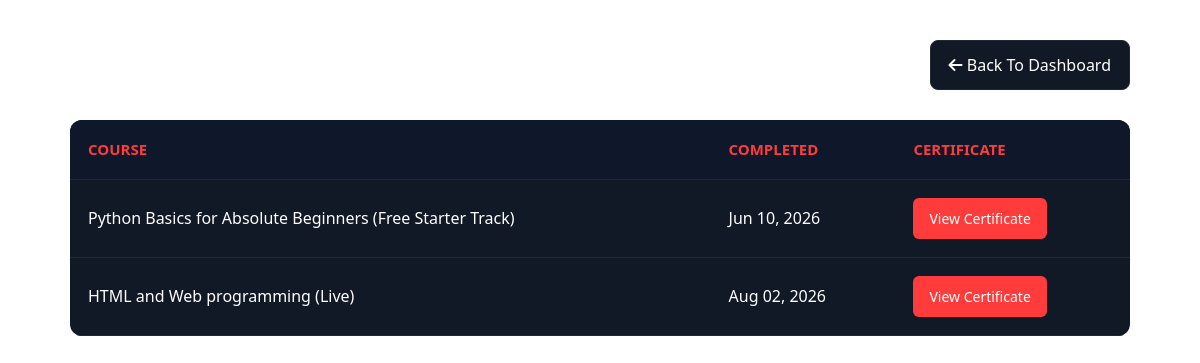
The app's page /courses/my-certificates/ (signed in) with its own data.
### courses/models.py (models this page shows, shortened)
class CompletedCourse(models.Model):
    user = models.ForeignKey(User, on_delete=models.CASCADE)
    course = models.ForeignKey(Course, on_delete=models.CASCADE)
    completed_at = models.DateTimeField(auto_now_add=True)
    class Meta:
        unique_together = ["user", "course"]

class Course(models.Model):
    COURSE_TYPE = (
        ("recorded", "Recorded"),
        ("live", "Live"),
    )
    PAYMENT_TYPE = (
        ('transfer', 'transfer'),
        ('mastercard',  'Mastercard')
    )
    title = models.CharField(max_length=200)
    description = models.TextField()
    price = models.DecimalField(max_digits=8, decimal_places=2)
    payment_type = models.CharField(max_length=10, choices=PAYMENT_TYPE, default="transfer")
    course_type = models.CharField(
        max_length=10,
        choices=COURSE_TYPE,
        default="recorded"
    )
    discount_active = models.BooleanField(default=False)
    discount_percentage = models.PositiveIntegerField(
        default=0
    )
    first_200_discount = models.DecimalField(
        max_digits=5,
        decimal_places=2,
        default=0
    )
    discount_expiry = models.DateTimeField(
        null=True,
        blank=True
    )
    enrollment_open = models.DateTimeField(null=True, blank=True)
    created_at = models.DateTimeField(auto_now_add=True)

### courses/views.py (the view)
@login_required
def my_certificates(request):
    certificates = CompletedCourse.objects.filter(
        user=request.user
    ).select_related("course")
    context = {
        "certificates": certificates
    }
    return render(
        request,
        "courses/certificates/my_certificates.html",
        context
    )

### courses/templates/courses/certificates/my_certificates.html (shortened to what this page needs)
{% extends "base.html" %}
{% block css_files %}
<link rel="stylesheet" href="https://cdnjs.cloudflare.com/ajax/libs/font-awesome/6.5.0/css/all.min.css">
{% endblock %}
{% block content %}
<div class="certificates-container">
    <div class="page-top">
        <h2 class="page-title">
            <i class="fa-solid fa-certificate"></i>
        </h2>
        <a href="{% url 'courses:student_portal' %}" class="back-btn">
            <i class="fa-solid fa-arrow-left"></i>
            Back To Dashboard
        </a>
    </div>
    <div class="table-wrapper">
        <table>
            <thead>
                <tr>
                    <th>Course</th>
                    <th>Completed</th>
                    <th>Certificate</th>
                </tr>
            </thead>
            <tbody>
            {% for cert in certificates %}
                <tr>
                    <td>{{ cert.course.title }}</td>
                    <td>
                        {{ cert.completed_at|date:"M d, Y" }}
                    </td>
                    <td>
                        <a
                        href="{% url 'certificate_view' cert.id %}"
                        class="view-btn"
                        >
                            View Certificate
                        </a>
                    </td>
                </tr>
            {% endfor %}
            </tbody>
        </table>
    </div>
</div>
{% endblock %}

### courses/templates/courses/certificates/my_certificates.html (style rules this page uses)
.certificates-container { max-width:1100px; margin:auto; padding:40px 20px; color:white; }
.page-top { display:flex; justify-content:space-between; align-items:center; margin-bottom:30px; gap:15px; flex-wrap:wrap; }
.page-title { font-size:32px; font-weight:700; }
.back-btn { background:#111826; color:white; text-decoration:none; padding:12px 18px; border-radius:8px; border:1px solid #1f2933; transition:0.3s; }
.table-wrapper { overflow-x:auto; border-radius:12px; }
table { width:100%; border-collapse:collapse; background:#111826; min-width:700px; }
thead { background:#0f172a; }
th, td { padding:18px; text-align:left; border-bottom:1px solid #1f2933; }
th { color:#ff3b3b; font-size:15px; text-transform:uppercase; }
.view-btn { display:inline-block; background:#ff3b3b; color:white; padding:10px 16px; border-radius:6px; text-decoration:none; transition:0.3s; font-size:14px; }

### records on screen
CompletedCourse: course "Python Basics for Absolute Beginners (Free Starter Track)", completed_at "Jun 10, 2026"
CompletedCourse: course "HTML and Web programming (Live)", completed_at "Aug 02, 2026"
